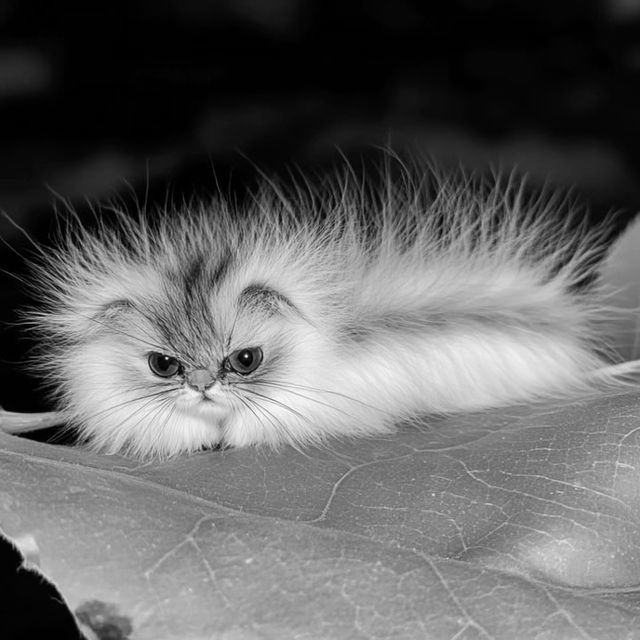
#> input picture 4-cnn/median/image.png, 640 x 640 px
$ jupyter execute median.ipynb
#> lines starting #> are read from the running program, lines starting #| are printed output that depends on the picture
[cell 1]
import numpy as np

x = np.array([[14, 18, 19], [24, 26, 33], [42, 55, 67]])

np.median(x)
from skimage.io import imread, imshow, imsave

img = imread('image.png')
#> img is the input picture: shape (640, 640); min 0, max 252, mean 99.8
imshow(img);

img.shape
k = 7
half = k // 2

half
n_rows, n_columns = (img.shape[0], img.shape[1])
#> n_rows = 640; n_columns = 640
out_img = np.zeros((n_rows, n_columns))

for i in range(half, n_rows - half):
    for j in range(half, n_columns - half):
        box = img[i - half: i + half + 1, j - half: j + half + 1]
        median = np.median(box)
        out_img[i, j] = median
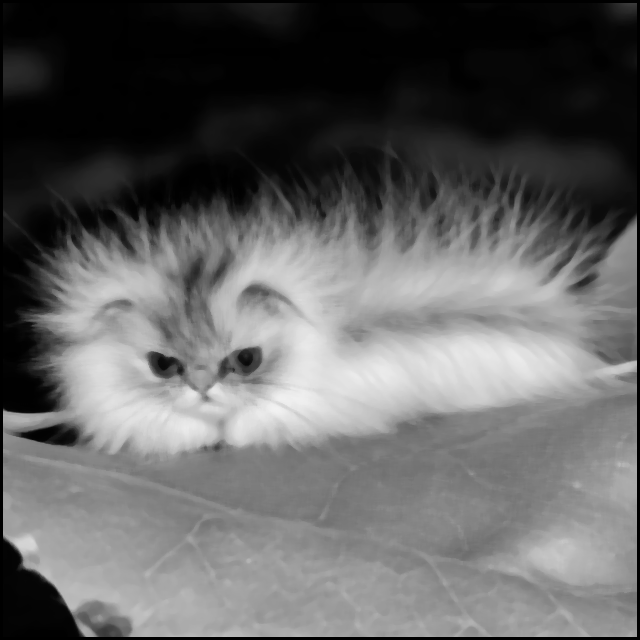
#> out_img: shape (640, 640) float64; min 0, max 242, mean 98.3

out_img.min(), out_img.max()

out_img.dtype
out_img[3]
out_img = out_img[half:n_rows - half, half:n_columns - half].astype('uint8')
#> out_img: shape (634, 634)
out_img

img_median = imread('image.png')

imshow(img_median);
np.array_equal(out_img, img_median)
imshow(out_img);
imsave('median-my.png', out_img)
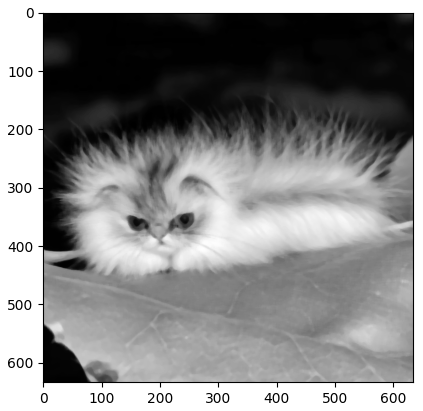
#> figure drawn by matplotlib, 1 panel
